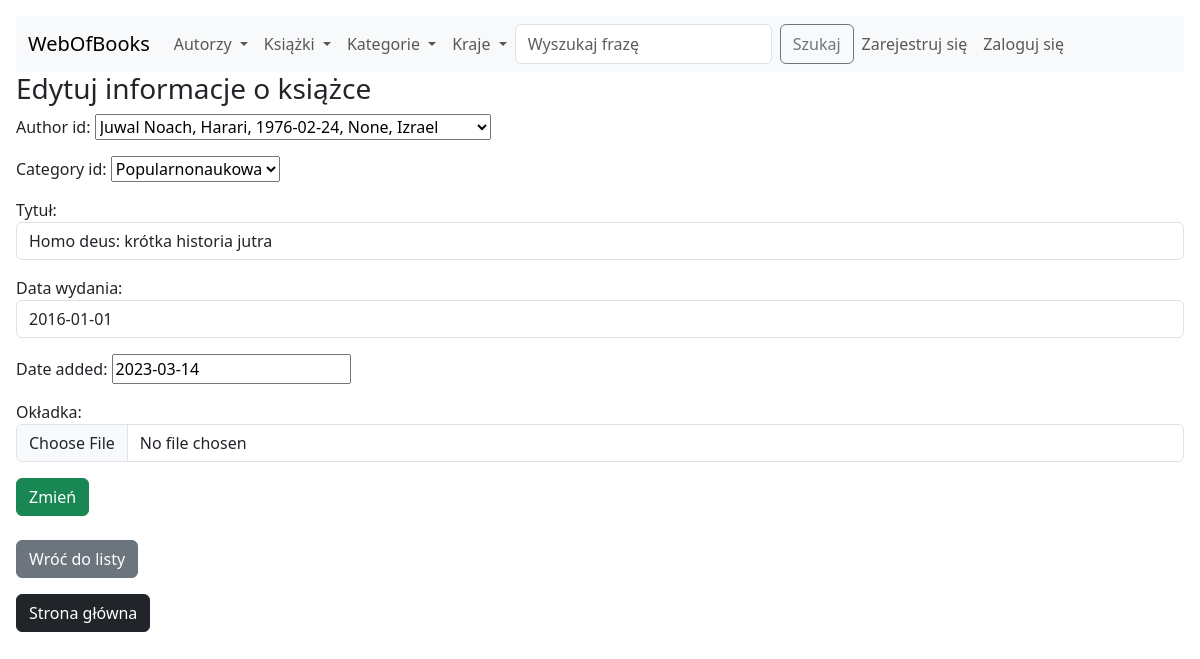
Screenshot of /webofbooks/books/update/1/ with the database file from the repository.
### webofbooks/models.py (models this page shows, shortened)
class Books(models.Model):
    author_id = ForeignKey(Authors, on_delete=DO_NOTHING, null=True)
    category_id = ForeignKey(Categories, on_delete=DO_NOTHING)
    title = models.CharField(max_length=300)
    issue_date = models.DateField()
    date_added = models.DateField(default=date.today)
    cover = models.ImageField(upload_to='', default='default.jpg')

### webofbooks/views.py (the view)
# urls.py: path('books/update/<int:pk>/', update_book, name='book_update'),
def update_book(request, pk):
    this_book = Books.objects.get(id=pk)
    form = BookForm(request.POST or None, request.FILES or None, instance=this_book)
    if form.is_valid():
        form.save()
        return redirect('webofbooks:books_list')
    return render(request, 'webofbooks/books_update_form.html', context={
        "this_book": this_book,
        "form": form
    })

### webofbooks/forms.py
class BookForm(ModelForm):
  class Meta:
    model = Books
    fields = '__all__'
    title = CharField(max_length=300)
    issue_date = DateField()
    cover = ImageField(required=False)
    labels = {
    'title': 'Tytuł:',
    'issue_date': 'Data wydania:',
    'cover': 'Okładka:',
    }
    widgets = {
    'title': TextInput(attrs={'class': 'form-control', 'placeholder': 'Podaj tytuł książki'}),
    'issue_date': DateInput(attrs={'class': 'form-control', 'placeholder': '(rrrr-mm-dd)'}),
    'cover': FileInput(attrs={'class': 'form-control'}),
    }

### webofbooks/models.py (called while the page is built)
    def __str__(self):
        return f"{self.name}"

    def __str__(self):
        return f"{self.name}, {self.surname}, {self.date_of_birth}, {self.date_of_death}, {self.country}"

    def __str__(self):
        return f"{self.name}"

### webofbooks/templates/webofbooks/books_update_form.html (shortened to what this page needs)
<!DOCTYPE html>
<html lang="en">
<head>
</head>
<body>
{% include 'webofbooks/navbar.html' %}
<h3>Edytuj informacje o książce</h3>
{% block content %}
  <form action="" method=POST enctype="multipart/form-data">
    {{ form.as_p }}
    <input type="submit" value="Zmień" class="btn btn-success">
  </form>
{% endblock %}
<br/>
<p><a href="{% url 'webofbooks:books_list' %}"><button type="button" class="btn btn-secondary">Wróć do listy</button></a></p>
<p><a href="{% url 'webofbooks:homepage' %}"><button type="button" class="btn btn-dark">Strona główna</button></a></p>
</body>
</html>

### rows the page displays
Books: author_id "Juwal Noach, Harari, 1976-02-24, None, Izrael", category_id "Popularnonaukowa", title "Homo deus: krótka historia jutra", issue_date "2016-01-01", date_added "2023-03-14"
